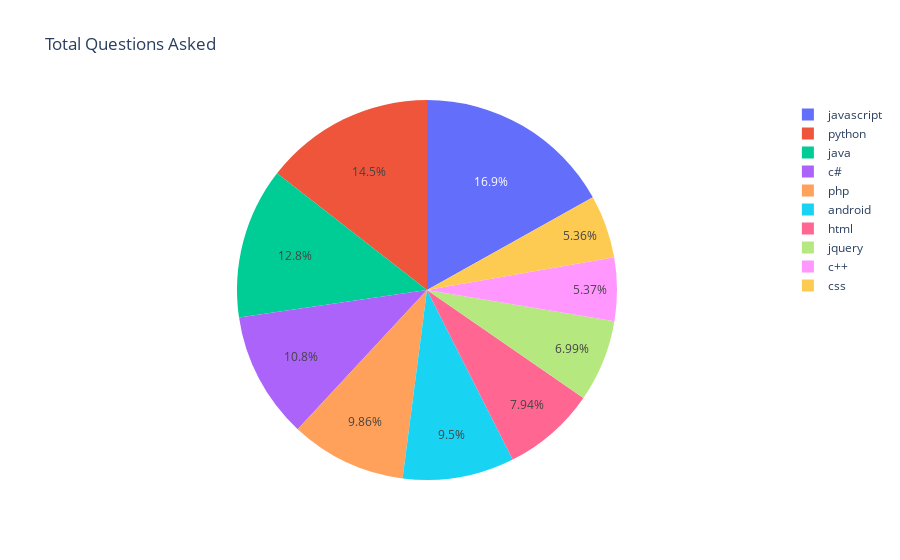

The notebook cell saved with this chart:
### Code cell
import mysql.connector
import pandas as pd
import seaborn as sns
import matplotlib.pyplot as plt
import plotly.express as px

db_config = {
    'host': 'localhost',
    'user': 'root',
    'password': '1234',
    'database': 'mydatabase'
}

cnx = mysql.connector.connect(**db_config)
cursor = cnx.cursor()

query = "SELECT name, count FROM tags_1 ORDER BY count DESC LIMIT 10"
cursor.execute(query)
data = cursor.fetchall()

total_questions_query = "SELECT SUM(count) FROM tags_1"
cursor.execute(total_questions_query)
total_questions = cursor.fetchone()[0]

# Close the database connection
cursor.close()
cnx.close()

df = pd.DataFrame(data, columns=['Tag Name', 'Question Count'])

plt.figure(figsize=(10, 6))
sns.barplot(x='Question Count', y='Tag Name', data=df)
plt.title('Top 10 Tags with Highest Questions')
plt.xlabel('Question Count')
plt.ylabel('Tag Name')
plt.show()

fig = px.pie(df, values='Question Count', names='Tag Name', title='Total Questions Asked')
fig.show()

### Figure 1 — Plotly figure (JSON) as saved in the notebook; plotly's stock layout.template omitted (floating-point values rounded to 4 significant figures)
{"data": [{"domain": {"x": [0, 1], "y": [0, 1]}, "hovertemplate": "Tag Name=%{label}<br>Question Count=%{value}<extra></extra>", "labels": ["javascript", "python", "java", "c#", "php", "android", "html", "jquery", "c++", "css"], "legendgroup": "", "name": "", "showlegend": true, "type": "pie", "values": [2498410, 2141970, 1899190, 1593861, 1459351, 1405297, 1175386, 1034031, 795023, 793403]}], "layout": {"legend": {"tracegroupgap": 0}, "title": {"text": "Total Questions Asked"}}}
